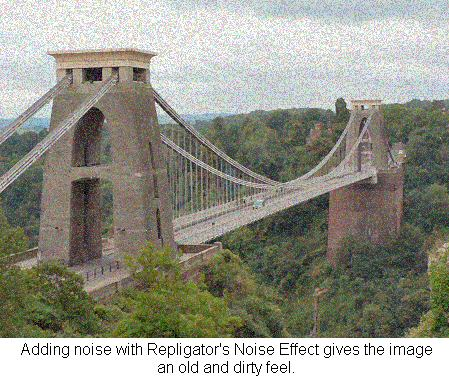
#> input picture Tutorial_2/Pictures/RawPicture.jpg, 449 x 379 px
$ python Tests.py
#> lines starting #> are read from the running program, lines starting #| are printed output that depends on the picture
import numpy as np
import matplotlib.pyplot as plt
import cv2

img_path = "./Pictures/RawPicture.jpg"
img = cv2.imread(img_path)
#> img is the input picture: shape (379, 449, 3); mean B, G, R 136.1, 147.7, 147.5
length = 9

res1 = cv2.medianBlur(img, length)
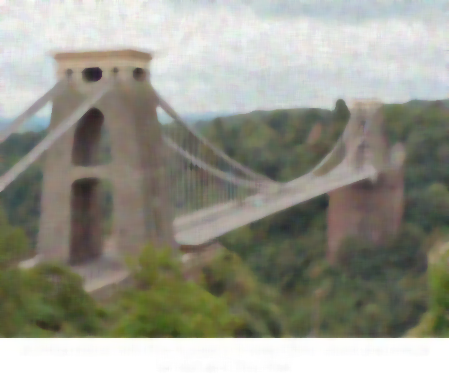
#> res1: shape (379, 449, 3); mean B, G, R 138.6, 150.4, 150.2

res2 = cv2.GaussianBlur(img, (length, length), 0)
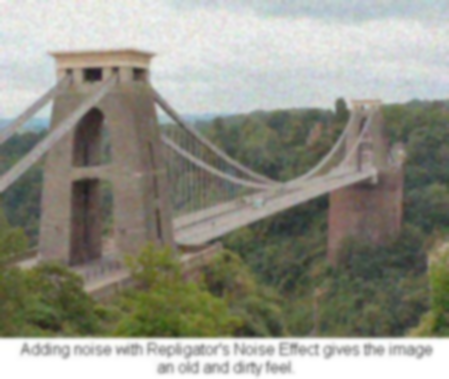
#> res2: shape (379, 449, 3); mean B, G, R 136.1, 147.7, 147.5

img = cv2.cvtColor(img, cv2.COLOR_BGR2RGB)
res1 = cv2.cvtColor(res1, cv2.COLOR_BGR2RGB)
res2 = cv2.cvtColor(res2, cv2.COLOR_BGR2RGB)

plt.subplot(131), plt.imshow(img)
plt.title("Original"), plt.xticks([]), plt.yticks([])
plt.subplot(132), plt.imshow(res1)
plt.title("Median"), plt.xticks([]), plt.yticks([])
plt.subplot(133), plt.imshow(res2)
plt.title("Gaussian"), plt.xticks([]), plt.yticks([])
plt.show()
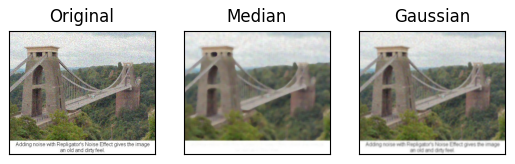
#> figure drawn by matplotlib, 3 panels

$ run again, with Tutorial_2/Pictures/noisy.jpg copied over Tutorial_2/Pictures/RawPicture.jpg
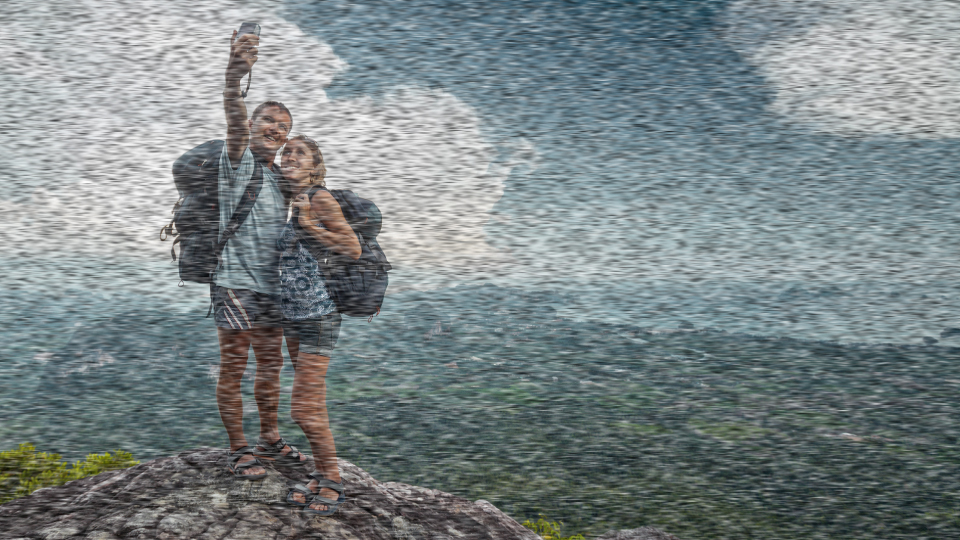
#> input picture Tutorial_2/Pictures/noisy.jpg, 960 x 540 px
#> img is the input picture: shape (540, 960, 3); mean B, G, R 134, 132.4, 122.3
#> `res1 = cv2.medianBlur(img, length)`:
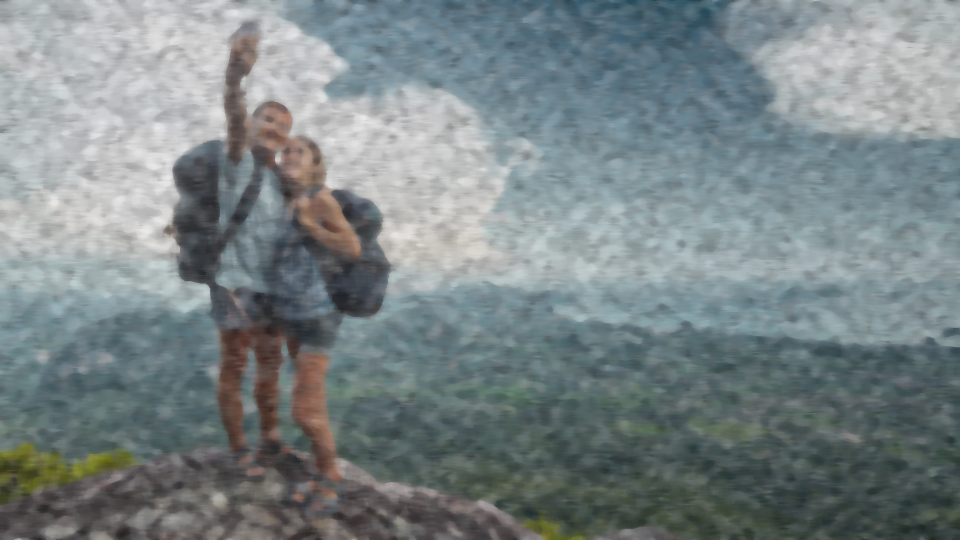
#> res1: shape (540, 960, 3); mean B, G, R 134.3, 132.7, 122.2
#> `plt.show()`:
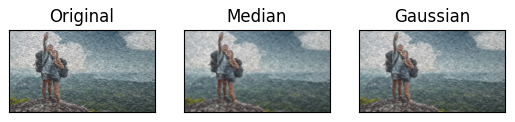
#> figure drawn by matplotlib, 3 panels

$ run again, with Tutorial_2/Pictures/board.tif saved as Tutorial_2/Pictures/RawPicture.jpg
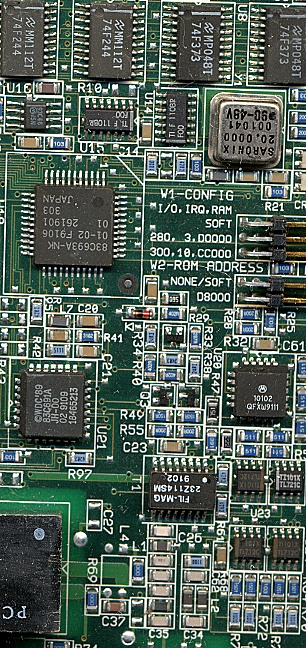
#> input picture Tutorial_2/Pictures/board.tif, 306 x 648 px
#> img is the input picture: shape (648, 306, 3); mean B, G, R 89.2, 98.8, 84.3
#> `res2 = cv2.GaussianBlur(img, (length, length), 0)`:
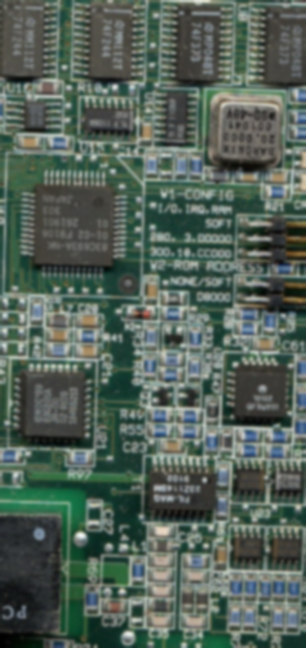
#> res2: shape (648, 306, 3); mean B, G, R 89.1, 98.7, 84.3
#> `plt.show()`:
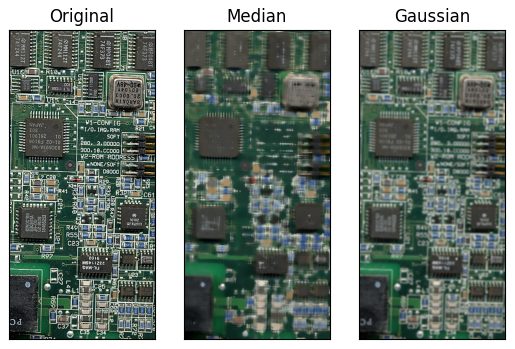
#> figure drawn by matplotlib, 3 panels
